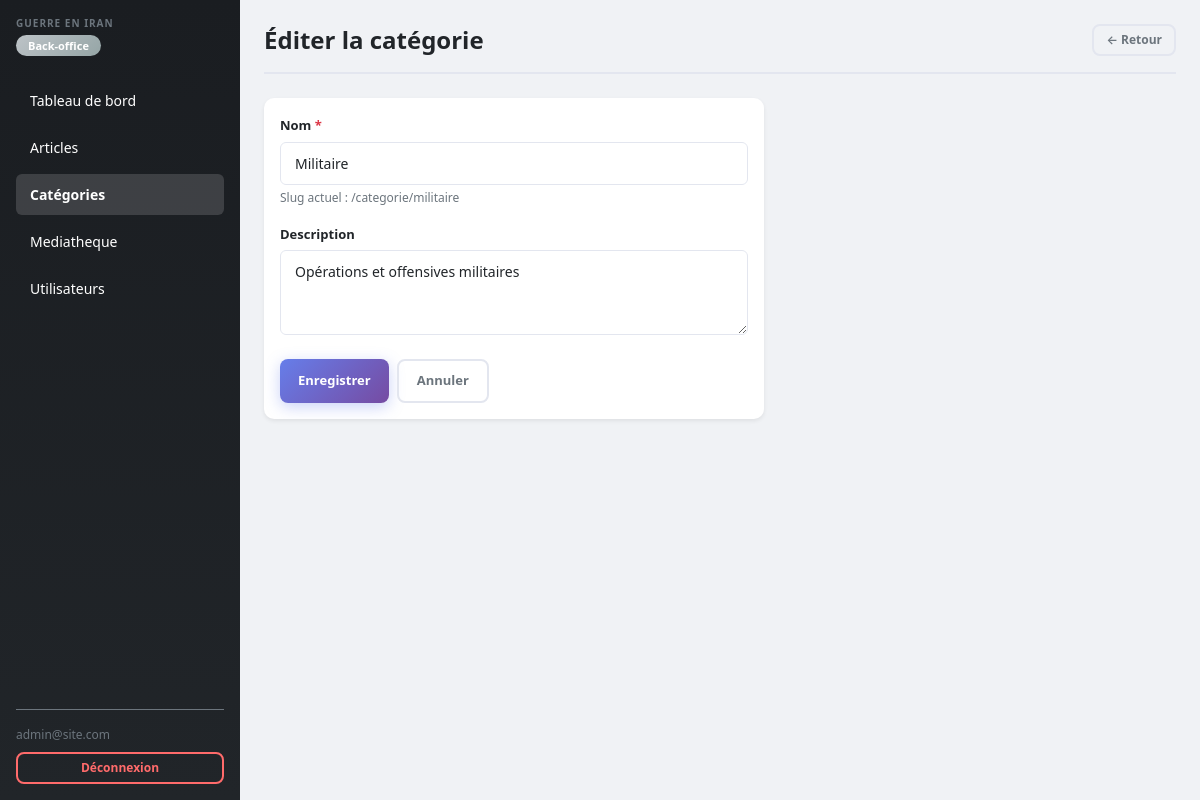
Screenshot of /backoffice/src/categories/edit.php?id=1 (signed in) with the database file from the repository.
### tables this page shows
CREATE TABLE IF NOT EXISTS categories (
  id          INT AUTO_INCREMENT PRIMARY KEY,
  nom         VARCHAR(100) NOT NULL,
  slug        VARCHAR(100) UNIQUE NOT NULL,
  description TEXT
);

### backoffice/src/includes/db.php (called while the page is built, shortened)
<?php
$host = $_ENV['DB_HOST'] ?? $_SERVER['DB_HOST'] ?? getenv('DB_HOST') ?: 'db';
$db   = $_ENV['DB_NAME'] ?? $_SERVER['DB_NAME'] ?? getenv('DB_NAME') ?: 'guerre_iran';
$user = $_ENV['DB_USER'] ?? $_SERVER['DB_USER'] ?? getenv('DB_USER') ?: 'user';
$pass = $_ENV['DB_PASS'] ?? $_SERVER['DB_PASS'] ?? getenv('DB_PASS') ?: 'password';
try {
    $pdo = new PDO(
        "mysql:host=$host;dbname=$db;charset=utf8mb4",
        $user, $pass,
        [
            PDO::ATTR_ERRMODE            => PDO::ERRMODE_EXCEPTION,
            PDO::ATTR_DEFAULT_FETCH_MODE => PDO::FETCH_ASSOC,
            PDO::ATTR_EMULATE_PREPARES   => false,
        ]
    );
} catch (PDOException $e) {
    die('Connexion BDD echouee : ' . $e->getMessage());
}
function getCategorieById(int $id): ?array {
    global $pdo;
    $st = $pdo->prepare("SELECT * FROM categories WHERE id = ?");
    $st->execute([$id]);
    return $st->fetch() ?: null;
}

### backoffice/src/categories/edit.php (the view, shortened to what this page needs)
<?php
require_once '../includes/db.php';
$id       = (int)($_GET['id'] ?? 0);
$categorie = getCategorieById($id);
require '../includes/nav.php';
?>
<div class="page-header">
    <h1>Éditer la catégorie</h1>
    <a href="/admin/categories/list.php" class="btn btn-outline-secondary btn-sm">← Retour</a>
</div>
<div class="card border-0 shadow-sm" style="max-width:500px">
    <div class="card-body">
        <form method="POST">
            <div class="mb-3">
                <label class="form-label" for="nom">
                    Nom <span class="text-danger">*</span>
                </label>
                <input
                    type="text" id="nom" name="nom"
                    class="form-control"
                    value="<?= htmlspecialchars($categorie['nom']) ?>"
                    required
                >
                <div class="form-text text-secondary">
                    Slug actuel : /categorie/<?= htmlspecialchars($categorie['slug']) ?>
                </div>
            </div>
            <div class="mb-4">
                <label class="form-label" for="description">Description</label>
                <textarea
                    id="description" name="description"
                    class="form-control" rows="3"
                ><?= htmlspecialchars($categorie['description'] ?? '') ?></textarea>
            </div>
            <div class="d-flex gap-2">
                <button type="submit" class="btn btn-dark">
                    Enregistrer
                </button>
                <a href="/admin/categories/list.php" class="btn btn-outline-secondary">
                    Annuler
                </a>
            </div>
        </form>
    </div>
</div>
<?php require '../includes/footer.php'; ?>

### backoffice/src/assets/css/style.css (style rules this page uses)
:root { --primary: #212529; --primary-light: #495057; --success: #198754; --info: #0dcaf0; --warning: #ffc107; --danger: #dc3545; --secondary: #6c757d; --light: #f8f9fa; --border: #e3e6ef; --bg: #f0f2f5; --white: #ffffff; --shadow: 0 2px 8px rgba(0,0,0,0.08); --radius: 10px; }
* { box-sizing: border-box; }
body { background: var(--bg); font-family: 'Segoe UI', -apple-system, BlinkMacSystemFont, sans-serif; font-size: 14px; color: var(--primary); margin: 0; }
.page-header { display: flex; align-items: center; justify-content: space-between; margin-bottom: 1.5rem; padding-bottom: 1rem; border-bottom: 2px solid var(--border); }
.page-header h1 { font-size: 1.5rem; font-weight: 700; margin: 0; color: var(--primary); }
.card { border-radius: var(--radius); overflow: hidden; }
.btn { font-weight: 600; border-radius: 8px; padding: 10px 18px; font-size: 13px; transition: all 0.3s ease; border: none; }
.btn-dark { background: linear-gradient(135deg, #667eea 0%, #764ba2 100%); border: none; box-shadow: 0 4px 15px rgba(102, 126, 234, 0.35); }
.btn-outline-secondary { border: 2px solid var(--border); color: var(--secondary); background: transparent; }
.btn-sm { padding: 5px 12px; font-size: 12px; }
.form-label { font-weight: 600; font-size: 13px; color: var(--primary); margin-bottom: 6px; }
.form-control, .form-select { border-radius: 6px; border: 1px solid var(--border); padding: 10px 14px; font-size: 14px; transition: all 0.2s; }
.form-text { font-size: 12px; color: var(--secondary); margin-top: 4px; }
.card, .stat-card, .stat-card-mini { animation: fadeIn 0.3s ease; }

### rows the page displays
categories: nom "Militaire", slug "militaire", description "Opérations et offensives militaires"

### other values shown
$currentUser['email'] "admin@site.com"
